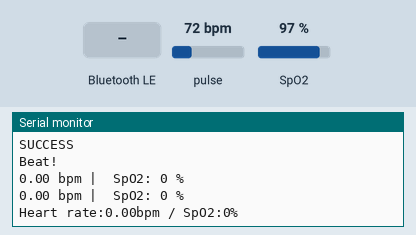
A sketch run on a simulated ESP32. Shown: the last lines printed to the serial monitor. The inputs (shaded band) are chosen by the test bench; at power-on: pulse 72 bpm, SpO2 97 %. Nothing arrives over Bluetooth unless stated; a phone connects over Bluetooth LE 3 s after start.

Above: at 1.2 s.
1.3 s: Bluetooth LE write "1" received
At 1.56 s:
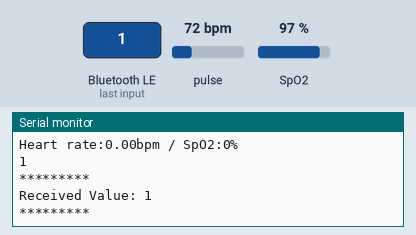
2.8 s: pulse set to 42 bpm
At 4.2 s:
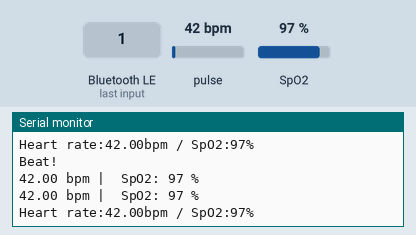
4.3 s: SpO2 set to 80 %
At 5.66 s:
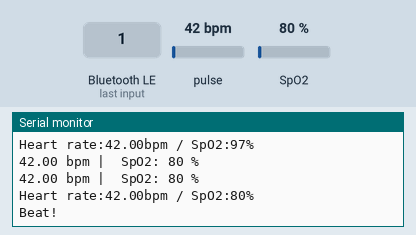
5.8 s: Bluetooth LE write "0" received
At 5.99 s:
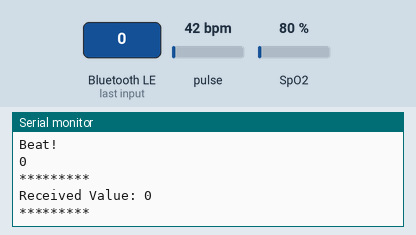
7.3 s: pulse set to 70 bpm
At 8.9 s:
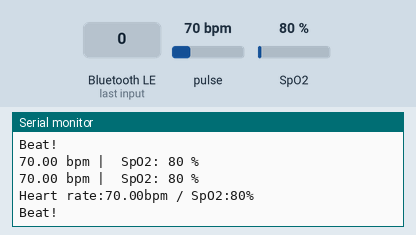
Timing chart, 0 to 9.8 s (numbered marks = the images above; inputs shaded):
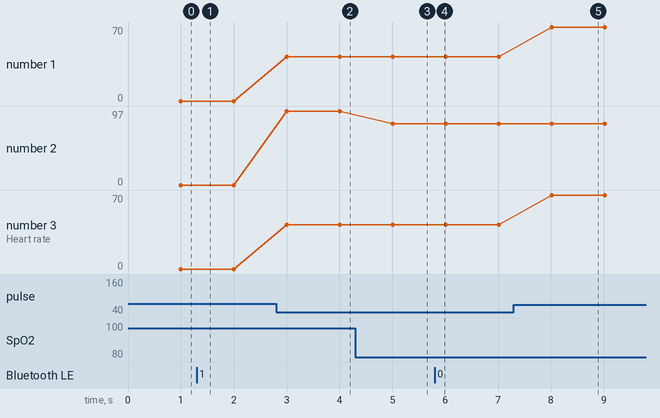

Measured:
- after the input at 1.3 s, the serial monitor: prints a new line after 0.05 s (image 1)
- after the input at 2.8 s, the serial monitor: prints a new line after 0.21 s (image 2)
- after the input at 4.3 s, the serial monitor: prints a new line after 0.71 s (image 3)
- after the input at 5.8 s, the serial monitor: prints a new line after 0.05 s (image 4)
- after the input at 7.3 s, the serial monitor: prints a new line after 0.72 s (image 5)
- plotted number 1: 0 → 42 after the input at 2.8 s, 42 → 70 after the input at 7.3 s
- plotted number 2: 97 → 80 after the input at 4.3 s
- plotted number 3: 0 → 42 after the input at 2.8 s, 42 → 70 after the input at 7.3 s

The sketch:

ble_spo2_oxy.ino
```cpp
#include <BLEDevice.h>
#include <BLEUtils.h>
#include <BLEServer.h> //Library to use BLE as server
#include <BLE2902.h>
#include <MAX30100_PulseOximeter.h>
#define REPORTING_PERIOD_MS     1000
PulseOximeter pox;

uint32_t tsLastReport = 0;
void onBeatDetected(){
    Serial.println("Beat!");
}

bool _BLEClientConnected = false;

#define BatteryService BLEUUID((uint16_t)0x180F)
BLECharacteristic BatteryLevelCharacteristic(BLEUUID((uint16_t)0x2A19), BLECharacteristic::PROPERTY_READ  | BLECharacteristic::PROPERTY_WRITE  | BLECharacteristic::PROPERTY_NOTIFY);
BLEDescriptor BatteryLevelDescriptor(BLEUUID((uint16_t)0x2901));

class MyServerCallbacks : public BLEServerCallbacks {
    void onConnect(BLEServer* pServer) {
      _BLEClientConnected = true;
    };

    void onDisconnect(BLEServer* pServer) {
      _BLEClientConnected = false;
    }
};


/* ###############################################################  CALL back to receive data from Phone */
#define CHARACTERISTIC_UUID_RX "6E400002-B5A3-F393-E0A9-E50E24DCCA9E"

class MyCallbacks: public BLECharacteristicCallbacks {

    void onWrite(BLECharacteristic *pCharacteristic) {
      std::string rxValue = pCharacteristic->getValue();
      Serial.println(rxValue[0]);

      if (rxValue.length() > 0) {
        Serial.println("*********");
        Serial.print("Received Value: ");

        for (int i = 0; i < rxValue.length(); i++) {
          Serial.print(rxValue[i]);
        }
        Serial.println();
        Serial.println("*********");
      }

    }
};
/* ############################################################### */

void InitBLE() {
  BLEDevice::init("BLE Battery");
  // Create the BLE Server
  BLEServer *pServer = BLEDevice::createServer();
  pServer->setCallbacks(new MyServerCallbacks());

  // Create the BLE Service
 BLEService *pBattery = pServer->createService(BatteryService);

  pBattery->addCharacteristic(&BatteryLevelCharacteristic);
  BatteryLevelDescriptor.setValue("Percentage 0 - 100");
  BatteryLevelCharacteristic.addDescriptor(&BatteryLevelDescriptor);
  BatteryLevelCharacteristic.addDescriptor(new BLE2902());


  /* ###############################################################  define callback */
  BLECharacteristic *pWriteCharacteristic = pBattery->createCharacteristic(
                                         CHARACTERISTIC_UUID_RX,
                                         BLECharacteristic::PROPERTY_WRITE
                                       );

  pWriteCharacteristic->setCallbacks(new MyCallbacks());
  /* ############################################################### */

  pServer->getAdvertising()->addServiceUUID(BatteryService);

  pBattery->start();
  // Start advertising
  pServer->getAdvertising()->start();
}

void setup() {
  InitBLE();
  Serial.begin(115200);
  Serial.println("Battery Level Indicator - BLE");
  if (!pox.begin()) {
        Serial.println("FAILED");
        for(;;);
    } else {
        Serial.println("SUCCESS");
    }
    pox.setOnBeatDetectedCallback(onBeatDetected);
}


void loop() {
   pox.update();
    if (millis() - tsLastReport > REPORTING_PERIOD_MS) {
      String a;
      a= String(pox.getHeartRate())+" bpm |  SpO2: " + String(pox.getSpO2())+" %";
      Serial.println(a);
        uint8_t data[a.length()];
    for (size_t i = 0; i < a.length(); i++) {
        data[i] = static_cast<uint8_t>(a.charAt(i));
    }
    Serial.println(a);

    // Đặt giá trị và thông báo
    BatteryLevelCharacteristic.setValue(data, a.length());
    BatteryLevelCharacteristic.notify();
        Serial.print("Heart rate:");
        Serial.print(pox.getHeartRate());
        Serial.print("bpm / SpO2:");
        Serial.print(pox.getSpO2());
        Serial.println("%");
        tsLastReport = millis();
    }
}
```
